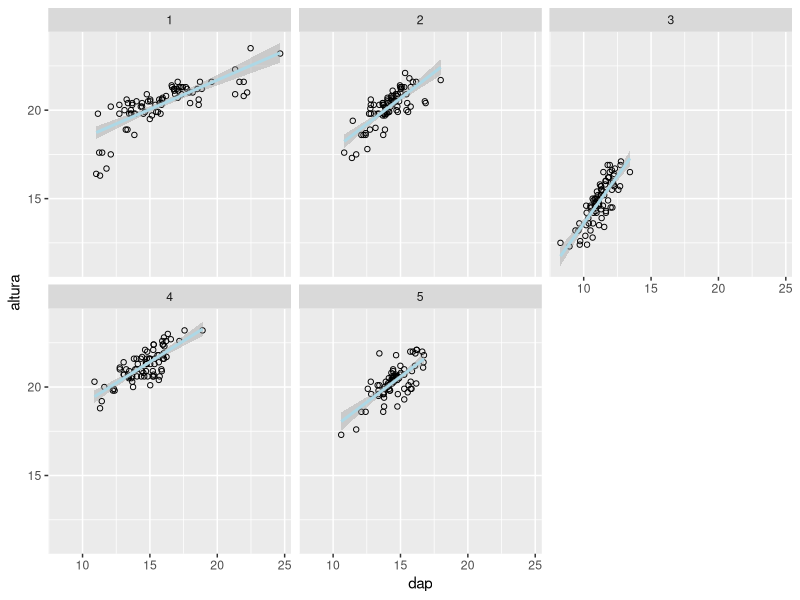
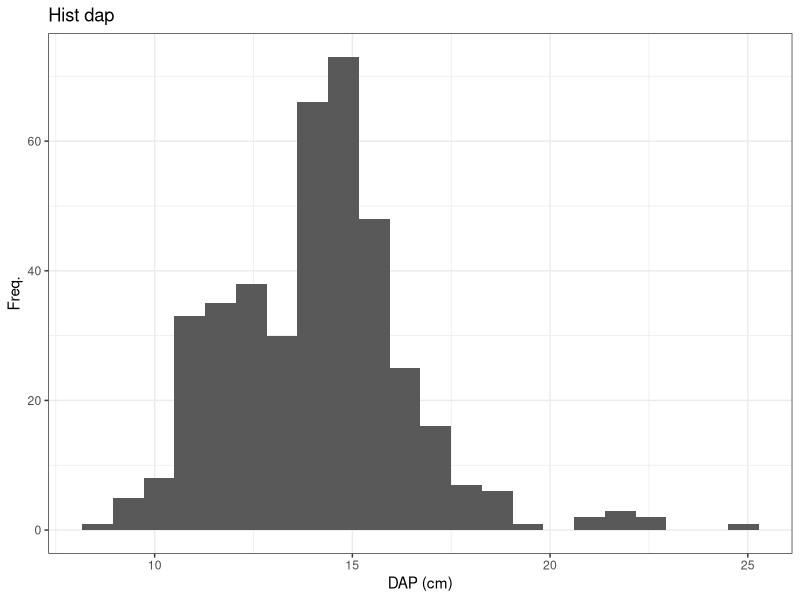
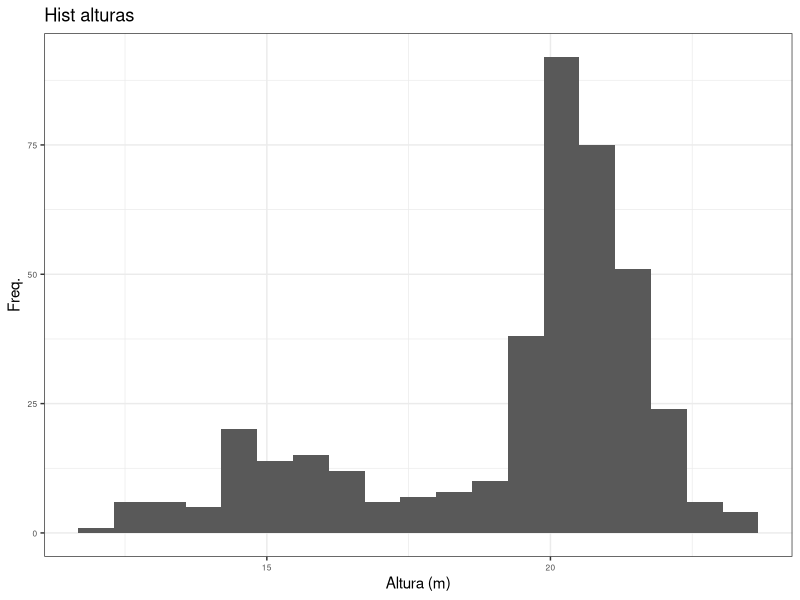
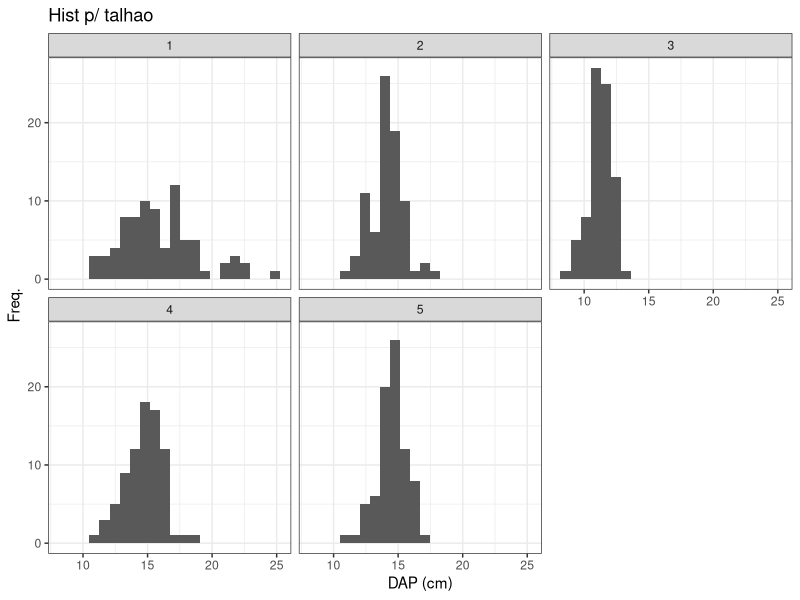
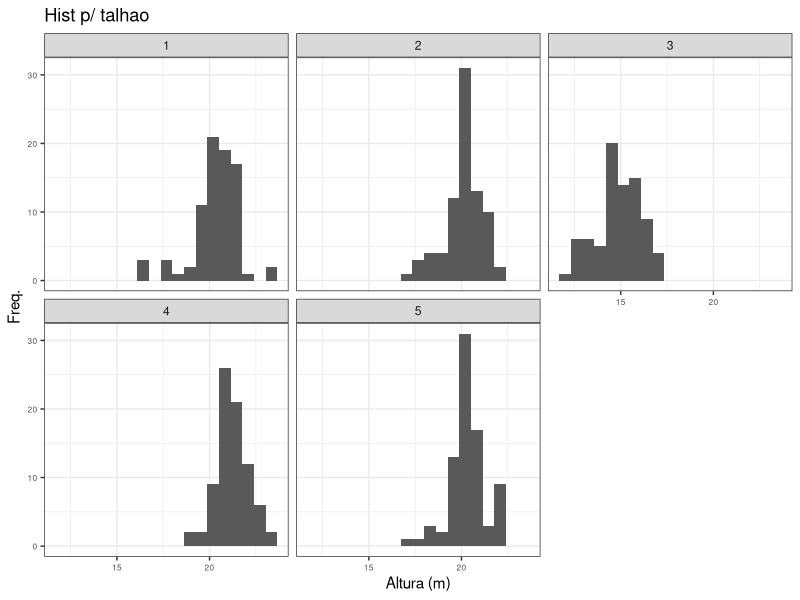
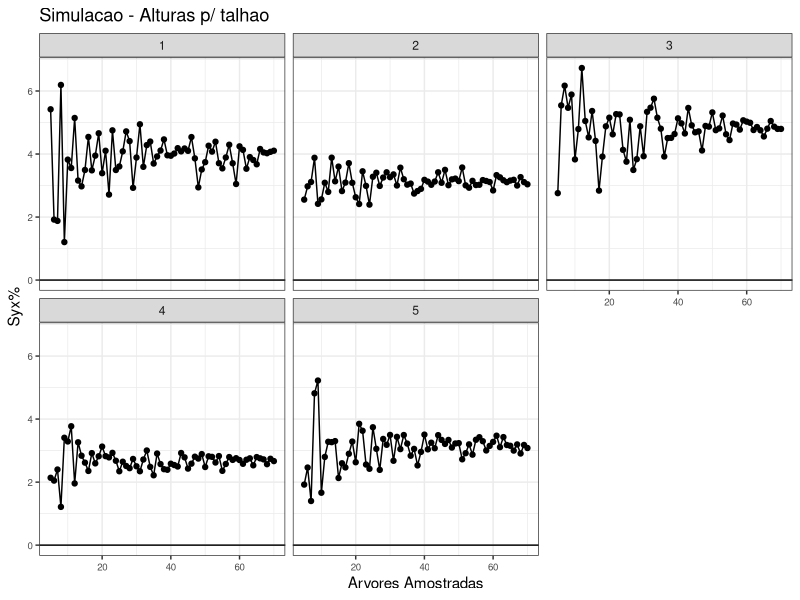

The R script that drew these images, in order:
#### PACOTES ####
library(ggplot2)
library(dplyr)

#### SEED ####
set.seed(123)

## carregar dados
dados<-read.csv('teste.csv')

#### PLOTAR DADOS ####

ggplot(dados,aes(x=dap,y=altura)) +
  geom_point(shape = 21, fill = NA, color = "black") + 
  geom_smooth(method='lm',col='lightblue') + facet_wrap(~id)
  theme_bw()

# histogramas
ggplot(dados, aes(x = dap)) +
  geom_histogram(binwidth = 2 * IQR(dados$dap) / length(dados$dap)^(1/3)) +
  labs(title = "Hist dap",
       x = "DAP (cm)",
       y = "Freq.") +
  theme_bw()

ggplot(dados, aes(x = altura)) +
  geom_histogram(binwidth=2 * IQR(dados$altura) / length(dados$altura)^(1/3)) +
  labs(title = "Hist alturas",
       x = "Altura (m)",
       y = "Freq.") +
  theme_bw() + theme(axis.text=element_text(size=6))

ggplot(dados, aes(x = dap)) +
  geom_histogram(binwidth = 2 * IQR(dados$dap) / length(dados$dap)^(1/3)) +
  labs(title = "Hist p/ talhao",
       x = "DAP (cm)",
       y = "Freq.") + facet_wrap(~id) +
  theme_bw()

ggplot(dados, aes(x = altura)) +
  geom_histogram(binwidth=2 * IQR(dados$altura) / length(dados$altura)^(1/3)) +
  labs(title = "Hist p/ talhao",
       x = "Altura (m)",
       y = "Freq.") + facet_wrap(~id) +
  theme_bw() + theme(axis.text=element_text(size=6))


#### 1A FUNCAO: SIMULAR DADOS COM BASE EMPIRICA ####
# 'amostras' serao coletadas com base no valor estipulado de amostragem
# ex: sampled_dados ira receber desde o primeiro valor ate o numero especificado
#  pela amostragem essa funcao vai ser a base de nossa simulacao
sample_dados <- function(sample_size, dados) {
  sampled_dados <- dados[sample(1:nrow(dados), 
                                   sample_size, replace = FALSE), ]
  return(sampled_dados)
}

#### 2A FUNCAO: OBTER METRICAS DE DADOS ####
# finalmente, essa fun vai utilizar da ultima 'sample_dados' para puxar diferentes 
# combinacoes de amostras com base na quantidade de simulacoesrecebidas pela 
# variavel de controle e extrair o valor do erro em uma regressao linear
simulacao_amostra <- function(sample_size, n_simulations, dados) {
 error <- numeric(n_simulations)
  for (i in 1:n_simulations) {
    dados <- sample_dados(sample_size, dados)
    model <- lm(altura ~ dap, data = dados)
    error[i] <- ((summary(model)$sigma) / mean(dados$altura)) * 100
  }
  return(error)
}


sample_sizes <- seq(5 , 70, 1)  # nossas amostras vao de 5 ate 50 com passo 1
n_simulations <- 10 #simularemos 20 vezes


results_id <-data.frame() #cria um df vazio que ira receber os resultados

# para cada quantidade de amostras simuladas (5, 6, ..., 50)
for (sample_size in sample_sizes) {
  # para cada id diferente (ex: cada talhao)
  for (id in unique(dados$id)) {  
    current_dados <- dados[dados$id == id, ]
    error <- simulacao_amostra(sample_size, n_simulations, current_dados)
    results_id <- rbind(results_id, 
                     data.frame(talhao = id, 
                                SampleSize = sample_size, 
                                Error = error))
  }
}

## sumarizar resultados obtidos em um df
summary_results_id <- results_id %>%
  group_by(talhao,SampleSize) %>%
  summarize(MeanError = mean(Error), SD = sd(Error))


#### RESULTADOS ####

# verificar valores de estabilizacao do erro, permitindo alocar um numero
# minimo de arvores amostradas por talhao, garantindo uma maior base
# na hora de mensuracao
  p<-ggplot(summary_results_id, aes(x = SampleSize, y = MeanError)) +
  geom_line() +
  geom_point() + geom_hline(yintercept = 0) +
  geom_errorbar(aes(ymin = MeanError - SD, ymax = MeanError + SD), width = 0.1) +
  labs(title = "Simulacao - Alturas p/ talhao",
       x = "Arvores Amostradas",
       y = "Syx%") +
  theme_bw() + theme(axis.text=element_text(size=7))

  p + facet_wrap(~talhao)  
  